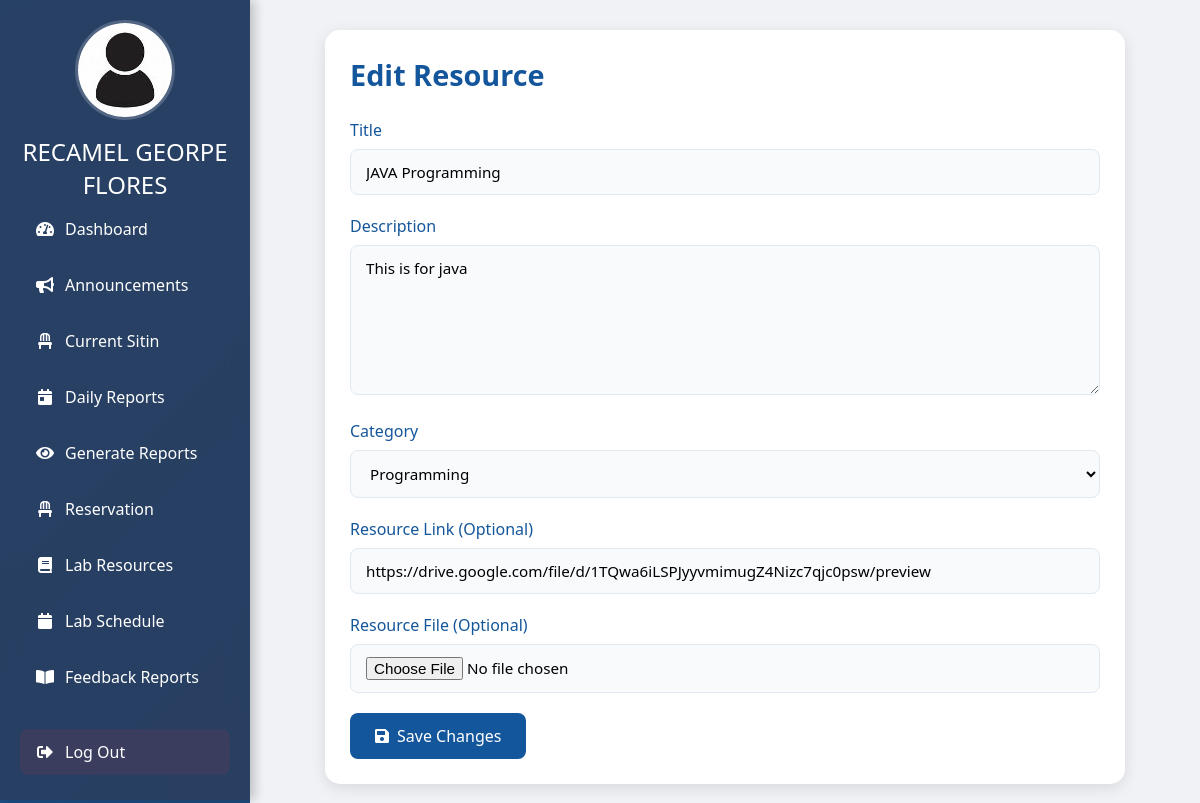
The app's page /edit_resource.php?id=1 (signed in) with its own data.
### tables this page shows
CREATE TABLE `user` (
  `IDNO` int(11) NOT NULL,
  `LASTNAME` varchar(255) NOT NULL,
  `FIRSTNAME` varchar(255) NOT NULL,
  `MIDNAME` varchar(255) NOT NULL,
  `COURSE` varchar(255) NOT NULL,
  `YEARLEVEL` int(11) NOT NULL,
  `USERNAME` varchar(255) NOT NULL,
  `PASSWORD` varchar(255) NOT NULL,
  `EMAIL` varchar(255) NOT NULL,
  `PROFILE_PIC` varchar(255) NOT NULL DEFAULT 'default.jpg',
  `REMAINING_SESSIONS` int(30) NOT NULL DEFAULT 30,
  `POINTS` int(11) DEFAULT 0
);

CREATE TABLE `lab_resources` (
  `id` int(11) NOT NULL,
  `title` varchar(255) NOT NULL,
  `description` text DEFAULT NULL,
  `category` varchar(100) NOT NULL,
  `resource_type` varchar(50) NOT NULL,
  `link` text NOT NULL,
  `file_path` varchar(255) DEFAULT NULL,
  `upload_date` datetime NOT NULL,
  `file_name` varchar(255) DEFAULT NULL,
  `file_type` varchar(50) DEFAULT NULL
);

### edit_resource.php (the view, shortened to what this page needs)
<?php
include("connector.php");
$username = $_SESSION['Username'];
$query = "SELECT PROFILE_PIC, FIRSTNAME, MIDNAME, LASTNAME FROM user WHERE USERNAME = ?";
$stmt = $con->prepare($query);
$stmt->bind_param("s", $username);
$stmt->execute();
$result = $stmt->get_result();
if ($result && mysqli_num_rows($result) > 0) {
    $row = mysqli_fetch_assoc($result);
    $profile_pic = !empty($row['PROFILE_PIC']) ? htmlspecialchars($row['PROFILE_PIC']) : 'default.jpg';
    $user_name = htmlspecialchars($row['FIRSTNAME'] . ' ' . $row['MIDNAME'] . ' ' . $row['LASTNAME']);
} else {
    $profile_pic = 'default.jpg';
    $user_name = 'Admin';
}
if (isset($_GET['id'])) {
    $id = mysqli_real_escape_string($con, $_GET['id']);
    $query = "SELECT * FROM lab_resources WHERE id = ?";
    $stmt = mysqli_prepare($con, $query);
    mysqli_stmt_bind_param($stmt, "i", $id);
    mysqli_stmt_execute($stmt);
    $result = mysqli_stmt_get_result($stmt);
    if ($result && mysqli_num_rows($result) > 0) {
        $resource = mysqli_fetch_assoc($result);
    } else {
        die("Resource not found.");
    }
} else {
    die("No resource selected.");
}
?>
<!DOCTYPE html>
<html lang="en">
<head>
    <link rel="stylesheet" href="https://cdnjs.cloudflare.com/ajax/libs/font-awesome/5.15.3/css/all.min.css">
</head>
<body>
    <div class="sidebar">
        <img src="uploads/<?php echo htmlspecialchars($profile_pic); ?>" alt="Profile Picture" onerror="this.src='assets/default.png';">
        <center><div class="user-name" style="font-size: x-large; color: white;"><?php echo htmlspecialchars($user_name); ?></div></center>
        <a href="admindash.php"><i class="fas fa-tachometer-alt"></i> Dashboard</a>
        <a href="adannouncement.php"><i class="fas fa-bullhorn"></i> Announcements</a>
        <a href="adsitin.php"><i class="fas fa-chair"></i> Current Sitin</a>
        <a href="addaily.php"><i class="fas fa-calendar-day"></i> Daily Reports</a>
        <a href="adviewsitin.php"><i class="fas fa-eye"></i> Generate Reports</a>
        <a href="adreservation.php"><i class="fas fa-chair"></i> Reservation</a>
        <a href="adlabresources.php"><i class="fas fa-book"></i> Lab Resources</a>
        <a href="adlabsched.php"><i class="fas fa-calendar"></i> Lab Schedule</a>
        <a href="adfeedback.php"><i class="fas fa-book-open"></i> Feedback Reports</a>
        <a href="admindash.php?logout=true" class="logout-button"><i class="fas fa-sign-out-alt"></i> Log Out</a>
    </div>
    <div class="content">
        <div class="container">
            <h1>Edit Resource</h1>
            <form method="POST" enctype="multipart/form-data">
                <div class="form-group">
                    <label for="title">Title</label>
                    <input type="text" id="title" name="title" value="<?php echo htmlspecialchars($resource['title']); ?>" required>
                </div>
                <div class="form-group">
                    <label for="description">Description</label>
                    <textarea id="description" name="description" required><?php echo htmlspecialchars($resource['description']); ?></textarea>
                </div>
                <div class="form-group">
                    <label for="category">Category</label>
                    <select id="category" name="category" required>
                        <option value="Programming" <?php echo $resource['category'] == 'Programming' ? 'selected' : ''; ?>>Programming</option>
                    </select>
                </div>
                <div class="form-group">
                    <label for="link">Resource Link (Optional)</label>
                    <input type="text" id="link" name="link" value="<?php echo htmlspecialchars($resource['link']); ?>">
                </div>
                <div class="form-group">
                    <label for="resource_file">Resource File (Optional)</label>
                    <div class="file-upload">
                        <input type="file" id="resource_file" name="resource_file" class="file-input">
                    </div>
                </div>
                <button type="submit" name="submit">
                    <i class="fas fa-save"></i> Save Changes
                </button>
            </form>
        </div>
    </div>
</body>
</html>

### edit_resource.php (style rules this page uses)
* { margin: 0; padding: 0; box-sizing: border-box; font-family: 'Segoe UI', Tahoma, Geneva, Verdana, sans-serif; }
html, body { background: linear-gradient(135deg, #14569b, #2a3f5f); display: flex; min-height: 100vh; width: 100%; }
.sidebar { width: 250px; background-color: rgba(42, 63, 95, 0.9); height: 100vh; padding: 20px; position: fixed; display: flex; flex-direction: column; align-items: center; box-shadow: 5px 0 10px rgba(0, 0, 0, 0.2); backdrop-filter: blur(10px); transform: translateX(0); }
.sidebar img { width: 100px; height: 100px; border-radius: 50%; border: 3px solid rgba(255, 255, 255, 0.2); margin-bottom: 15px; }
.sidebar a { width: 100%; color: white; text-decoration: none; padding: 12px 15px; border-radius: 8px; margin: 5px 0; transition: all 0.3s; display: flex; align-items: center; gap: 10px; }
.sidebar a i { width: 20px; text-align: center; }
.sidebar .logout-button { margin-top: auto; background: rgba(220, 53, 69, 0.1); }
.content { flex-grow: 1; margin-left: 250px; padding: 30px; min-height: 100vh; background: #f0f2f5; transition: margin-left 0.3s ease-in-out; width: calc(100% - 250px); }
.container { background: white; border-radius: 15px; padding: 25px; box-shadow: 0 4px 15px rgba(0, 0, 0, 0.1); max-width: 800px; margin: 0 auto; }
h1 { color: #14569b; font-size: 1.8rem; font-weight: 600; margin-bottom: 25px; text-align: left; }
.form-group { margin-bottom: 20px; }
label { display: block; margin-bottom: 8px; color: #14569b; font-weight: 500; }
input[type="text"], textarea, select { width: 100%; padding: 12px 15px; border: 1px solid #e2e8f0; border-radius: 8px; font-size: 0.95rem; transition: all 0.2s; background: #f8fafc; }
textarea { min-height: 150px; resize: vertical; }
button { background: #14569b; color: white; padding: 12px 25px; border: none; border-radius: 8px; cursor: pointer; font-weight: 500; transition: all 0.2s; display: flex; align-items: center; gap: 8px; font-size: 1rem; }
.file-upload { position: relative; margin-bottom: 10px; }
.file-input { width: 100%; padding: 12px 15px; border: 1px solid #e2e8f0; border-radius: 8px; font-size: 0.95rem; background: #f8fafc; }

### records on screen
user: PROFILE_PIC (placeholder picture), user_name "RECAMEL GEORPE FLORES"
lab_resources: title "JAVA Programming", description "This is for java", category "Programming", link "https://drive.google.com/file/d/1TQwa6iLSPJyyvmimugZ4Nizc7qjc0psw/preview"
